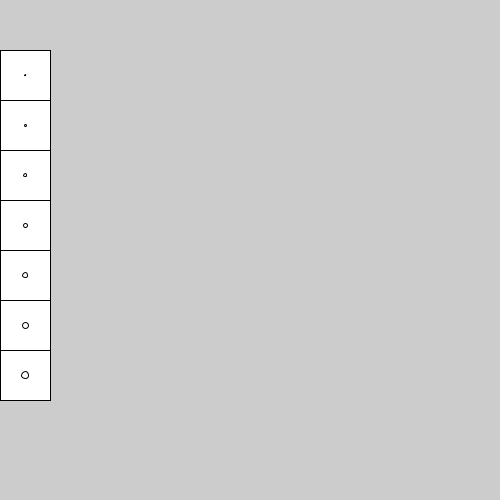
Frame 1 (no input)
Frame 60 (the mouse pressed at the canvas centre just before this capture): identical to frame 1, image omitted
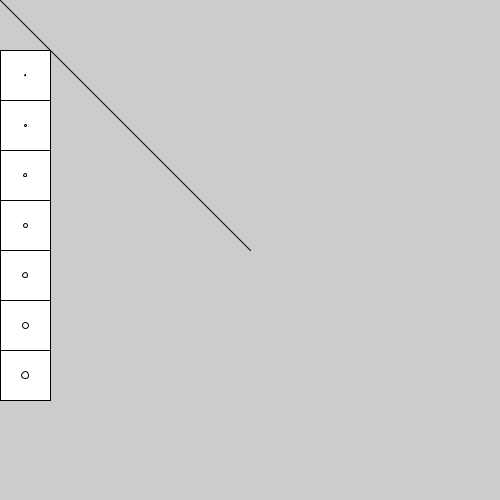
Frame 120 (the mouse held since frame 60 and released just before this capture)

The Processing sketch that drew these frames (run headless with seeded random() and noise(); from frame 60 on, the mouse is pressed at the canvas centre):

// Processing sketch: week04_6a_for_loop_strokeWeight
// ── week04_6a_for_loop_strokeWeight.pde
void setup(){//不用寫的!!! 進度快的
  size(500,500);
  for(int i=1; i<8; i++){
    rect(    0,   i*50, 50,50); 
    ellipse(25,25+i*50, i,i); //8的圓
  }
}
void draw(){
  if(mousePressed){
    if(mouseX<50){
      for(int i=1; i<8; i++){
        if(mouseY>i*50 && mouseY<i*50+50){
          strokeWeight(i);
        }
      }
    }else line(mouseX,mouseY, pmouseX,pmouseY);
  } 
}
